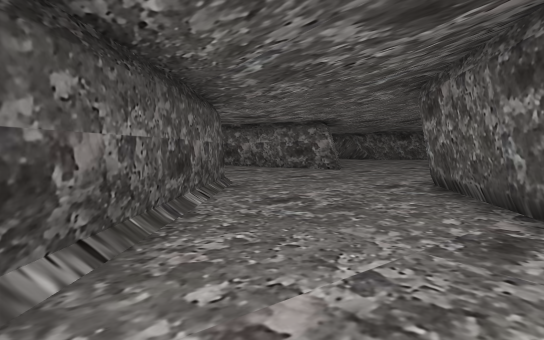
[1] (above)

22 first-person views from a walk through a 3-D level made in the Unity game engine. The camera is 1.5 m above the floor, tilts 4° down and sees 80° across. The floor is counted in squares, 2 m on a side. Each view is taken from the middle of a square. On the plan, view 1 faces up. The plan holds only what a view shows up to about 11 squares ahead; the rest is blank. The place goes on beyond the plan. The player is left out.

[2]
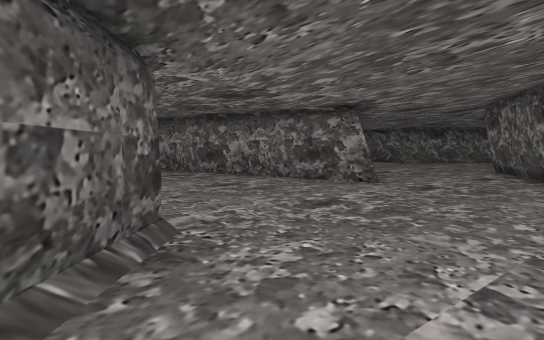

[3]
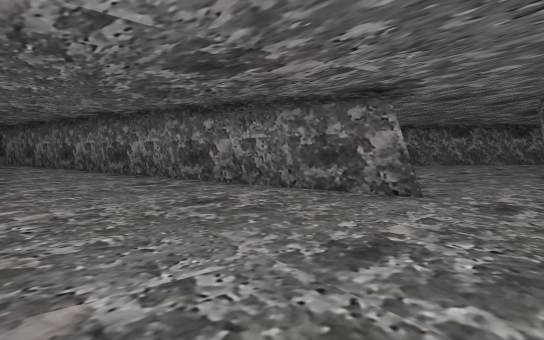

[4]
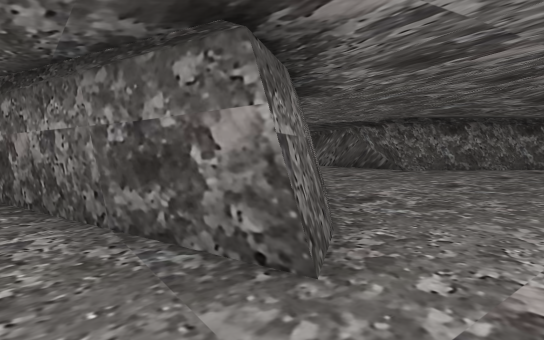

[5]
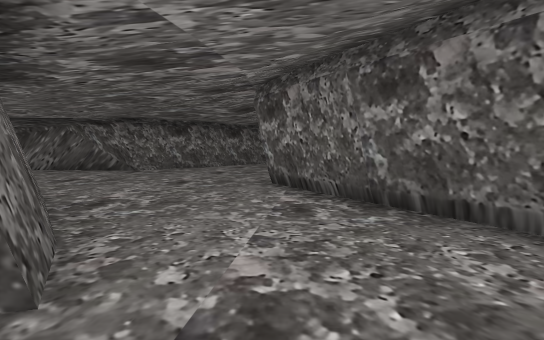

[6]
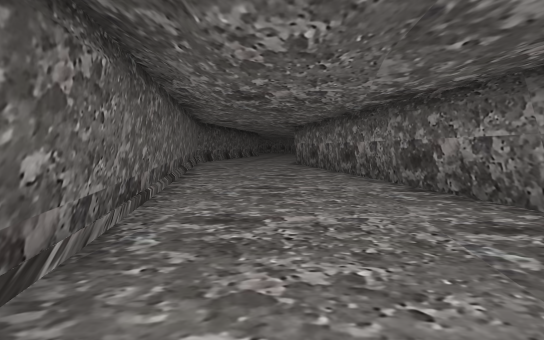

[7]
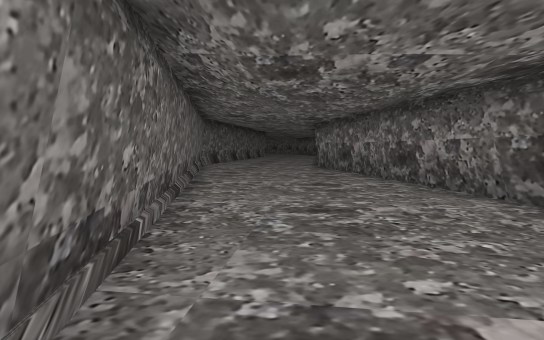

[8]
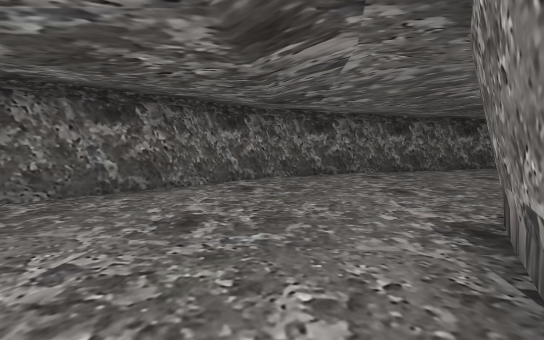

[9]
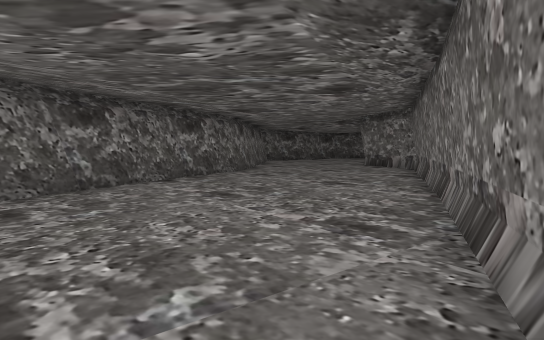

[10]
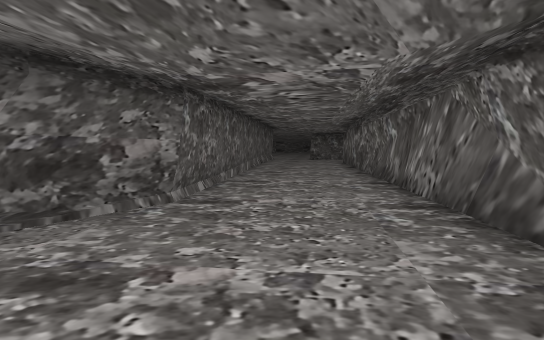

[11]
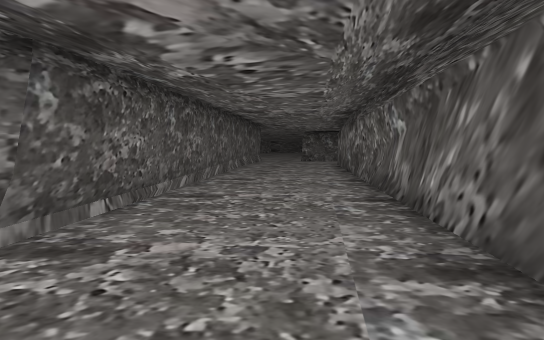

[12]
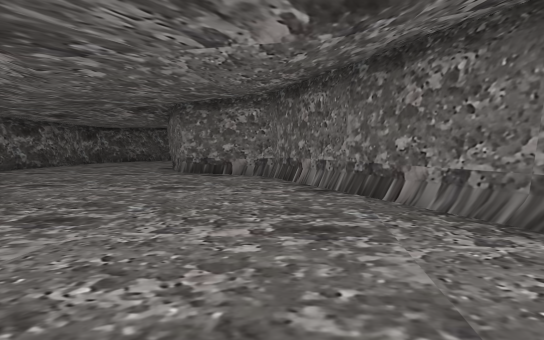

[13]
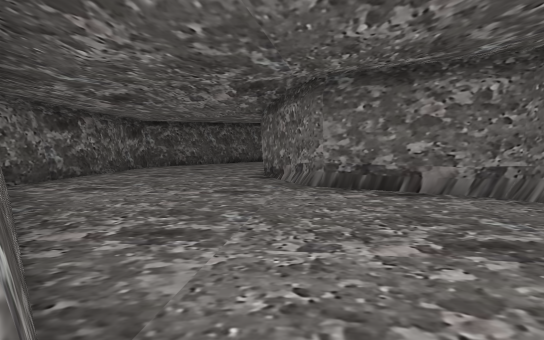

[14]
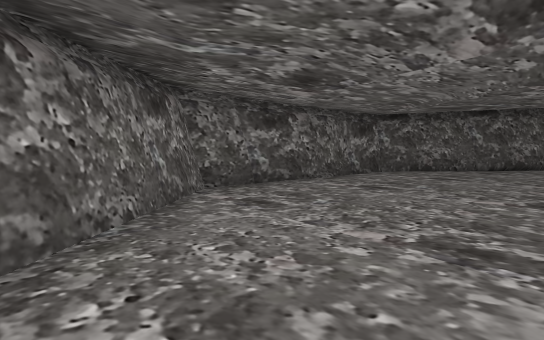

[15]
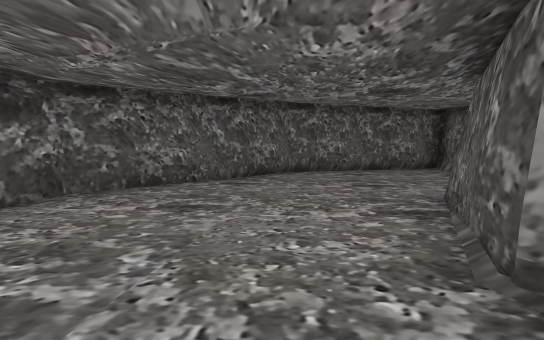

[16]
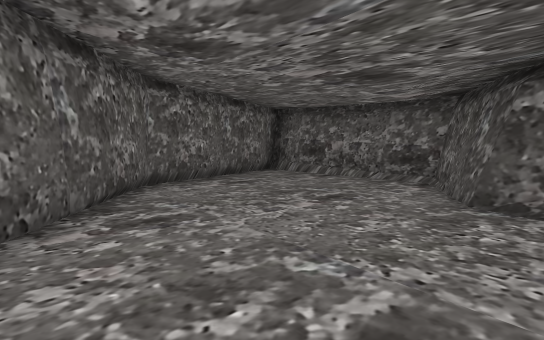

[17]
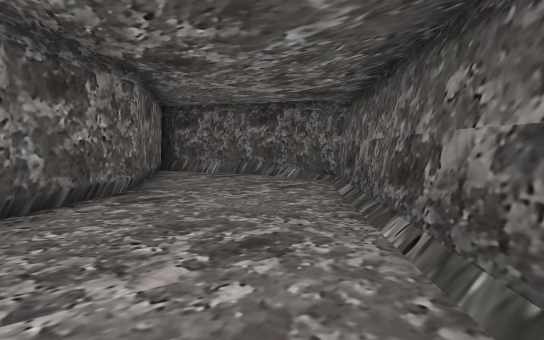

[18]
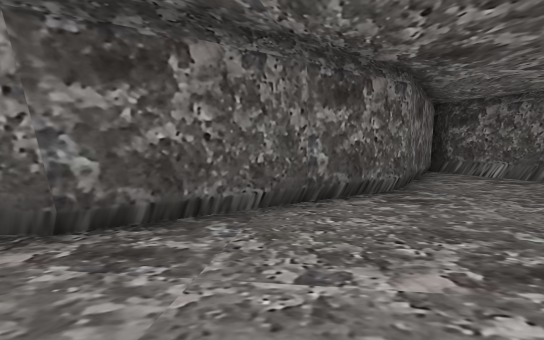

[19]
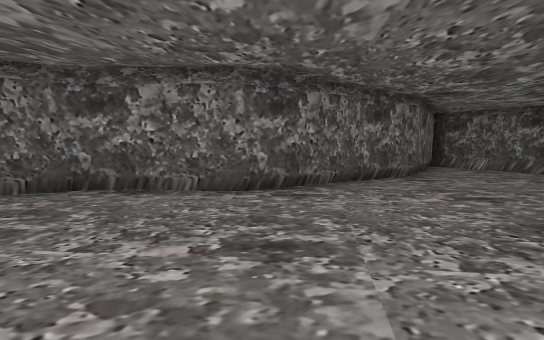

[20]
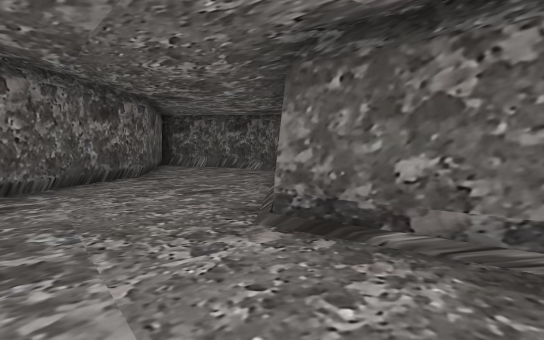

[21]
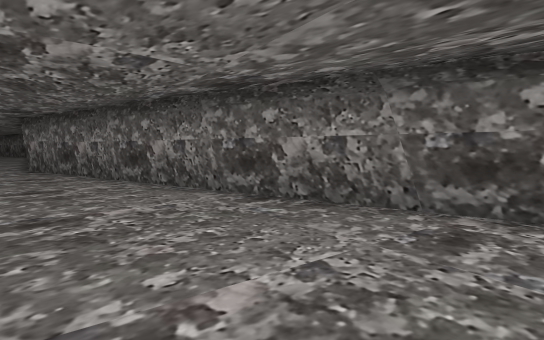

[22]
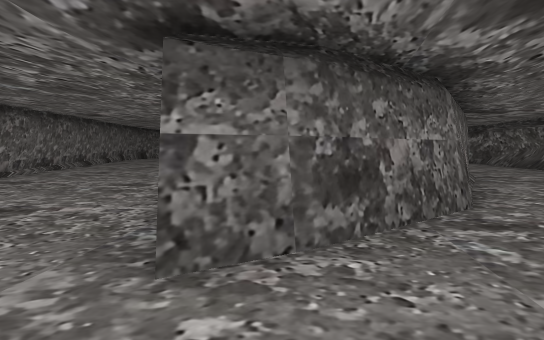

### Floor plan
Points are (right, up) in squares from view 1. A wall is a line through its corners. A room is listed if a view was taken in it or the views show most of it. See-through windows are left out.
Room 1 (views 1, 2, 3, 4, 5, 6, 7, 8, 9, 10, 11, 12, 13, 14, 15, 16, 17, 18, 19, 20, 21, 22)
walls: (11, 13.9) (20.8, 10.2) (23.9, 11.1) (26.3, 10.1) (27.6, 6.9); (7.4, 14) (9.7, 14.6); (21, 16.1) (12.1, 19.8) (6.2, 19.5) (3.6, 22.7); (2.7, 14.6) (2.6, 13.5); (2.5, 13.2) (2.3, 11.9); (2.5, 12.1) (2.1, 10.7) (-11.5, 20.2); (2.3, 12.1) (2.1, 11.3); (1.7, 19.5) (2.6, 15.5); (1.3, 19.9) (1.9, 19.2); (-1, 7.1) (-1.3, -0.2); (-2.6, 8.2) (-0.8, 6.9); (27.4, 7.2) (26.6, 4.3); (26.8, 4.9) (26.6, 4.4) (29.4, 0.6); (3.3, -2.8) (2.3, 1.4) (3.1, 6.4) (5.1, 8.3) (6.6, 13.9); (-1.6, 0) (0, -1.8) (3.2, -3.4); (29.2, 0.7) (29.7, -0.1); (30.3, 0.6) (32.4, 4.7) (31.9, 10.7) (27.8, 15.3) (20.7, 15.9); (30.1, -0.1) (30.4, 0.7); (-11.5, 14.6) (-4, 9.1)
ways out: opening at (2.7, 21)

Positions as (right, up) in squares from view 1, and headings:
1: (0, 0), facing up
2: (0, 4), facing up
3: (0, 6), facing up
4: (2, 9), facing up
5: (2, 9), facing up-right
6: (-2, 9), facing up-left
7: (-4, 10), facing up-left
8: (6, 14), facing up-right
9: (10, 15), facing right
10: (6, 17), facing up-left
11: (5, 19), facing up-left
12: (15, 16), facing down-right
13: (20, 16), facing down-right
14: (22, 14), facing right
15: (26, 12), facing down-right
16: (30, 11), facing down
17: (0, 7), facing down
18: (0, 7), facing down-right
19: (-1, 10), facing down-right
20: (-1, 10), facing down
21: (-4, 10), facing up
22: (4, 10), facing up-left
